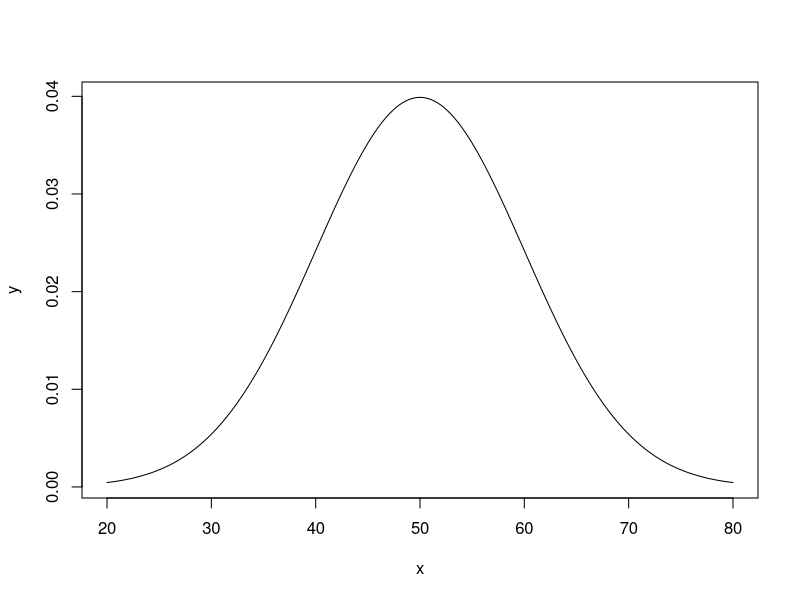
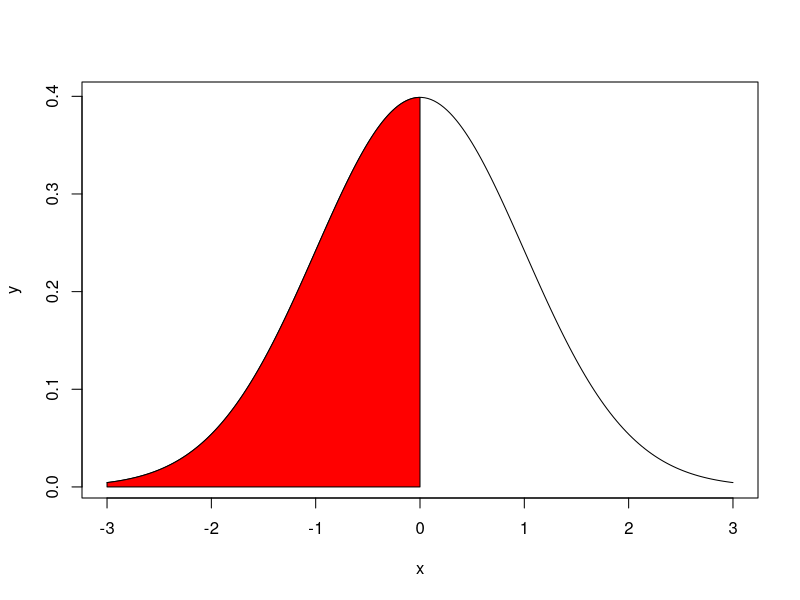
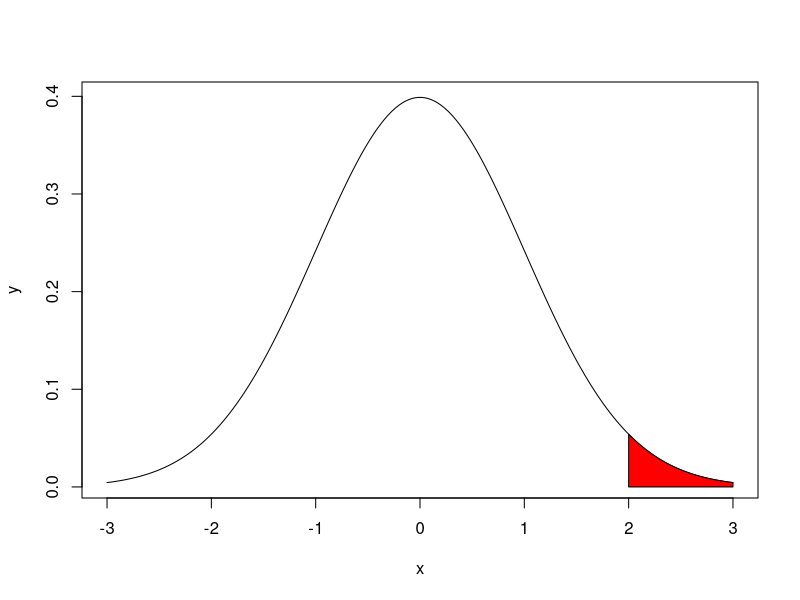
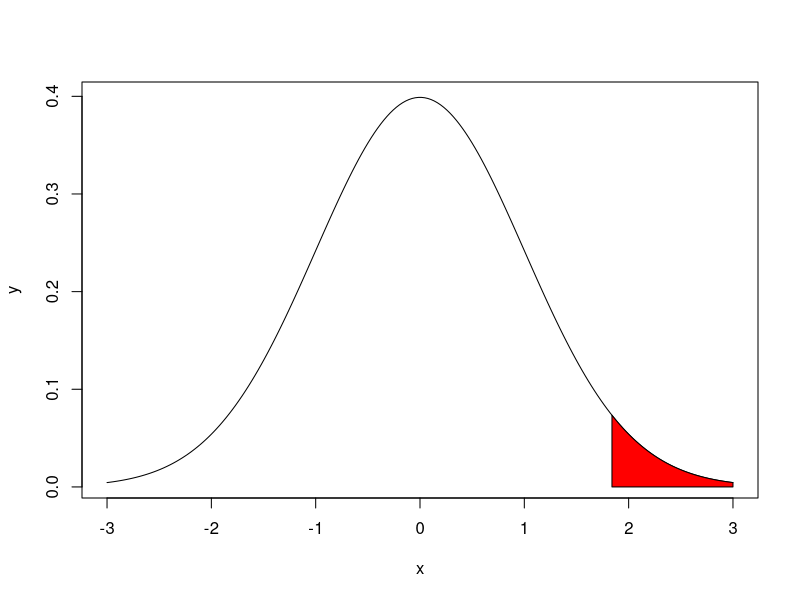
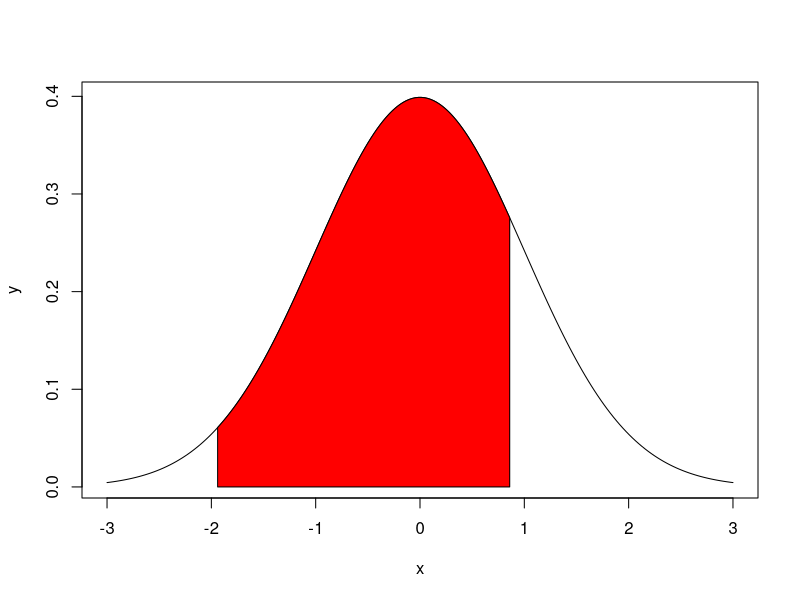
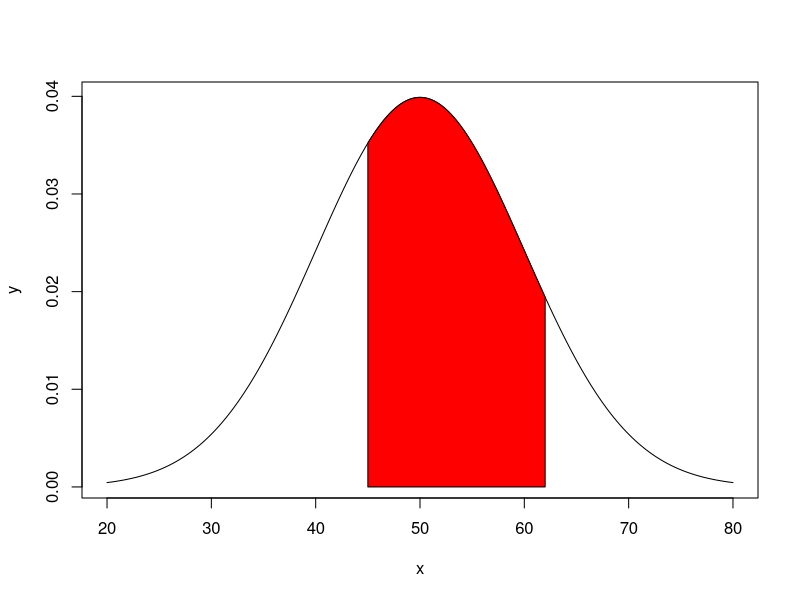

The R script that drew these images, in order: (Note: this script raises an error after producing the figures.)
#07/03/24
#code 1
#bell shape curve
x=seq(20,80,length=200)
y=dnorm(x,mean = 50,sd=10)
plot(x,y,type="l")

#code 2
#Find the ares under the curve lrft to the mean
x=seq(-3,3,length=200)
y=dnorm(x,mean=0,sd = 1)
plot(x,y,type="l")
x=seq(-3,0,length=100)
y=dnorm(x,mean=0,sd = 1)
polygon(c(-3,x,0),c(0,y,0),col = "red")
pnorm(0,mean = 0,sd = 1)

#code 3
#get the are to the right of 2
x=seq(-3,3,length=200)
y=dnorm(x,mean = 0,sd=1)
plot(x,y,type="l")
x=seq(2,3,length=100)
y=dnorm(x,mean=0,sd=1)
polygon(c(2,x,3),c(0,y,0),col = "red")
1-pnorm(2,mean = 0,sd = 1)

#Code 4
#Find the area under the curve to right of =1.84
x=seq(-3,3,length=200)
y=dnorm(x,mean = 0,sd=1)
plot(x,y,type="l")
x=seq(1.84,3,length=100)
y=dnorm(x,mean=0,sd=1)
polygon(c(1.84,x,3),c(0,y,0),col = "red")
1-pnorm(1.84,mean = 0,sd = 1)

#Code 5
#Find the area under the curve to between -1.94 and 0.86
x=seq(-3,3,length=200)
y=dnorm(x,mean = 0,sd=1)
plot(x,y,type="l")
a<-pnorm(0.86,mean = 0,sd = 1)
b<-pnorm(-1.94,mean = 0,sd = 1)
c<-a-b
print(c)
x=seq(-1.94,0.86,length=100)
y=dnorm(x,mean=0,sd=1)
polygon(c(-1.94,x,0.86),c(0,y,0),col = "red")

#code 6
#mean=50, sd=10 find the prob between 45 to 62
x=seq(20,80,length=200)
y=dnorm(x,mean = 50,sd=10)
plot(x,y,type="l")
a<-pnorm(62,mean = 50,sd = 10)
b<-pnorm(45,mean = 50,sd = 10)
print(a-b)
x=seq(45,62,length=100)
y=dnorm(x,mean=50,sd=10)
polygon(c(45,x,62),c(0,y,0),col = "red")

#Code 7
#0.6378
#area =0.3622
#find the z
#forma
for (i in seq(-3,0,by=0.001)){
    A<-prom(i,mean=0,sd=1)
    A<-format(round(A, 3), nsmall = 3)
    if(A==0.6378){
        print(i)
    }
}